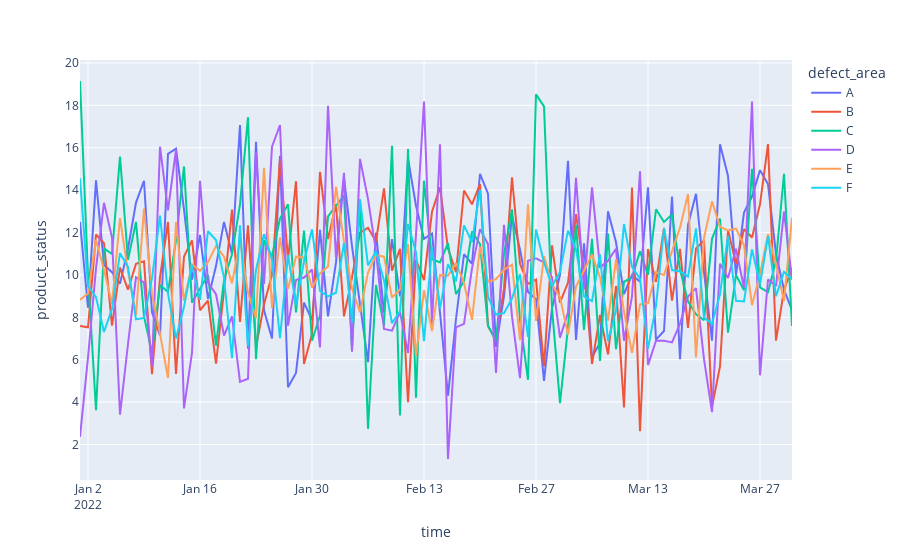

The notebook cell this image was saved under:
### Code cell
daily_defect_rate = df.groupby([pd.Grouper(key='time', freq='D'), 'defect_area'])['product_status'].apply(lambda x: (x == 'bad').sum() / len(x) * 100).reset_index()
print(daily_defect_rate)

fig = px.line(daily_defect_rate, x='time', y='product_status', color='defect_area')
fig.show()
